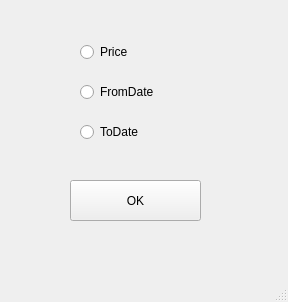
<?xml version="1.0" encoding="UTF-8"?>
<ui version="4.0">
 <class>Options</class>
 <widget class="QMainWindow" name="Options">
  <property name="geometry">
   <rect>
    <x>0</x>
    <y>0</y>
    <width>288</width>
    <height>302</height>
   </rect>
  </property>
  <property name="windowTitle">
   <string>MainWindow</string>
  </property>
  <widget class="QWidget" name="centralwidget">
   <widget class="QRadioButton" name="radioButton">
    <property name="geometry">
     <rect>
      <x>80</x>
      <y>40</y>
      <width>107</width>
      <height>24</height>
     </rect>
    </property>
    <property name="text">
     <string>Price</string>
    </property>
   </widget>
   <widget class="QRadioButton" name="radioButton_2">
    <property name="geometry">
     <rect>
      <x>80</x>
      <y>80</y>
      <width>107</width>
      <height>24</height>
     </rect>
    </property>
    <property name="text">
     <string>FromDate</string>
    </property>
   </widget>
   <widget class="QRadioButton" name="radioButton_3">
    <property name="geometry">
     <rect>
      <x>80</x>
      <y>120</y>
      <width>107</width>
      <height>24</height>
     </rect>
    </property>
    <property name="text">
     <string>ToDate</string>
    </property>
   </widget>
   <widget class="QPushButton" name="pushButton">
    <property name="geometry">
     <rect>
      <x>70</x>
      <y>180</y>
      <width>131</width>
      <height>41</height>
     </rect>
    </property>
    <property name="text">
     <string>OK</string>
    </property>
   </widget>
  </widget>
  <widget class="QMenuBar" name="menubar">
   <property name="geometry">
    <rect>
     <x>0</x>
     <y>0</y>
     <width>288</width>
     <height>26</height>
    </rect>
   </property>
  </widget>
  <widget class="QStatusBar" name="statusbar"/>
 </widget>
 <resources/>
 <connections/>
</ui>
